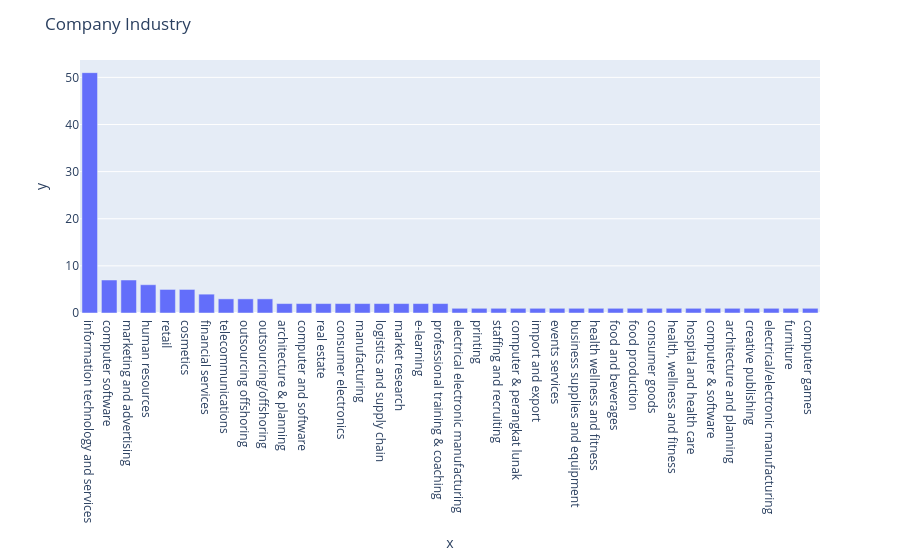

This figure's notebook cell:
### Code cell
distribution_chart.distribution_chart(
    data=company_industry,
    chart_type="bar",
    title_text="Company Industry",
    orientation="v",
    reverse=True,
)

### Figure 1 — Plotly figure (JSON) as saved in the notebook; plotly's stock layout.template omitted (floating-point values rounded to 4 significant figures)
{"data": [{"hovertemplate": "x=%{x}<br>y=%{y}<extra></extra>", "legendgroup": "", "marker": {"color": "#636efa", "pattern": {"shape": ""}}, "name": "", "orientation": "v", "showlegend": false, "textposition": "auto", "type": "bar", "x": ["information technology and services", "computer software", "marketing and advertising", "human resources", "retail", "cosmetics", "financial services", "telecommunications", "outsourcing offshoring", "outsourcing/offshoring", "architecture & planning", "computer and software", "real estate", "consumer electronics", "manufacturing", "logistics and supply chain", "market research", "e-learning", "professional training & coaching", "electrical electronic manufacturing", "printing", "staffing and recruiting", "computer & perangkat lunak", "import and export", "events services", "business supplies and equipment", "health wellness and fitness", "food and beverages", "food production", "consumer goods", "health, wellness and fitness", "hospital and health care", "computer & software", "architecture and planning", "creative publishing", "electrical/electronic manufacturing", "furniture", "computer games"], "xaxis": "x", "y": [51, 7, 7, 6, 5, 5, 4, 3, 3, 3, 2, 2, 2, 2, 2, 2, 2, 2, 2, 1, 1, 1, 1, 1, 1, 1, 1, 1, 1, 1, 1, 1, 1, 1, 1, 1, 1, 1], "yaxis": "y"}], "layout": {"barmode": "relative", "legend": {"tracegroupgap": 0}, "margin": {"t": 60}, "title": {"text": "Company Industry"}, "xaxis": {"anchor": "y", "domain": [0, 1], "title": {"text": "x"}}, "yaxis": {"anchor": "x", "domain": [0, 1], "title": {"text": "y"}}}}
